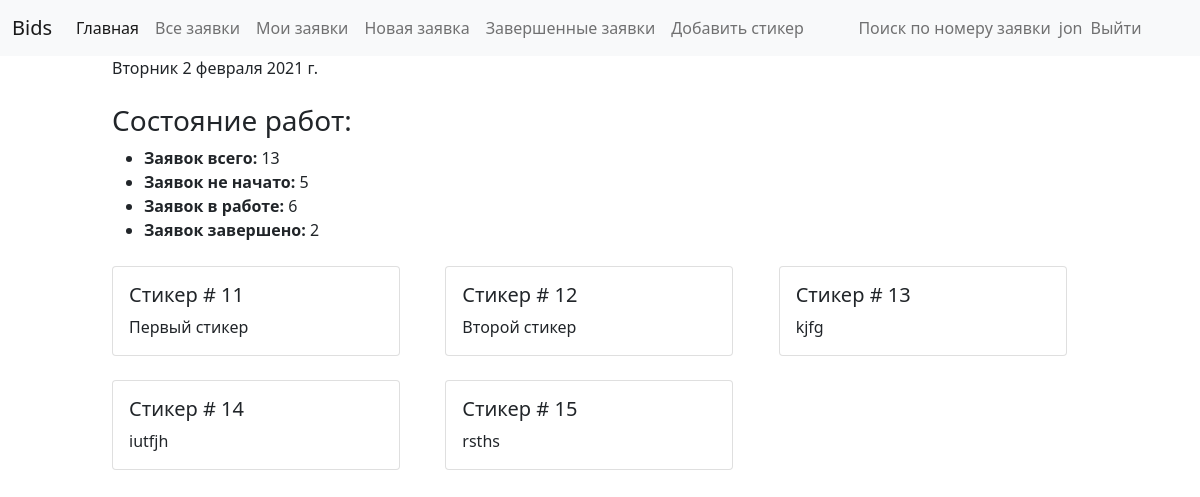
/system/ (signed in), run on the app's committed database.
### system/models.py (models this page shows)
class Sticker(models.Model):
    text = models.CharField(max_length=200, verbose_name="Текст объявления")
    date_creation = models.DateTimeField(null=True, verbose_name="Дата создания")
    STATUS = (
        ('v', 'visible'),
        ('h', 'hidden'),
            )
    status = models.CharField(max_length=1, choices=STATUS, default='v', verbose_name="Статус")
    def __str__(self):
        return self.text
    class Meta:
        verbose_name_plural = "Объявления"
        verbose_name = "Объявление"

### system/views.py (the view)
# urls.py: path('', views.index,  name='index'),
def index(request):
    num_bids=Bid.objects.all().count()
    num_bids_a=Bid.objects.all().filter(status='a').count()
    num_bids_w=Bid.objects.all().filter(status='w').count()
    num_bids_f=Bid.objects.all().filter(status='f').count()
    all_stickers = Sticker.objects.all().filter(status='v')
    return render(
        request,
        'index.html',
        context={'num_bids': num_bids, 'num_bids_a': num_bids_a, 'num_bids_w': num_bids_w, 'num_bids_f': num_bids_f, 'all_stickers': all_stickers},
    )

### system/templates/index.html (shortened to what this page needs)
{% extends "base_generic.html" %}
{% block content %}
<div class="bd-content col-sm-4 my-md-4">
<h3>Состояние работ:</h3>
  <ul>
    <li><strong>Заявок всего:</strong> {{ num_bids }}</li>
    <li><strong>Заявок не начато:</strong> {{ num_bids_a }}</li>
    <li><strong>Заявок в работе:</strong> {{ num_bids_w }}</li>
    <li><strong>Заявок завершено:</strong> {{ num_bids_f }}</li>
  </ul>
</div>
{% if all_stickers %}
<div class="row row-cols-1 row-cols-md-3 g-4">
{% for sticker in all_stickers %}
<div class="col-sm-3">
<div class="card" style="width: 18rem;">
  <div class="card-body">
    <h5 class="card-title">Стикер # {{ sticker.id }}</h5>
    <p class="card-text">{{ sticker }}</p>
  </div>
</div>
</div>
{% endfor %}
</div>
{% else %}
      <p>Объявлений нет.</p>
{% endif %}
{% endblock %}

### system/templates/base_generic.html (shortened to what this page needs)
<!DOCTYPE html>
<html lang="en">
<head>
  <link href="https://cdn.jsdelivr.net/npm/bootstrap@5.0.0-beta1/dist/css/bootstrap.min.css" rel="stylesheet">
{% load django_bootstrap_icons %}{% include_bootstrap_icons %}
  {% load static %}
</head>
<body>
<nav class="navbar navbar-expand-lg navbar-light bg-light" >
  <div class="container-fluid">
    <a class="navbar-brand" href="{% url 'index' %}">Bids</a>
    <div class="collapse navbar-collapse" id="navbarSupportedContent">
      <ul class="navbar-nav me-auto mb-2 mb-lg-0">
        <li class="nav-item">
          <a class="nav-link active" aria-current="page" href="{% url 'index' %}">Главная</a>
        </li>
        <li class="nav-item">
          <a class="nav-link" href="{% url 'bids' %}">Все заявки</a>
        </li>
        {% if user.is_authenticated %}
            <li class="nav-item"><a class="nav-link" href="{% url 'my-bids' %}">Мои заявки</a></li>
            <li class="nav-item"><a class="nav-link" href="{% url 'bid-create' %}">Новая заявка</a></li>
            <li class="nav-item"><a class="nav-link" href="{% url 'bid-archive' %}">Завершенные заявки</a></li>
            <li class="nav-item"><a class="nav-link" href="{% url 'sticker-create' %}">Добавить стикер</a></li>
        {% endif %}
      </ul>
      <ul class="navbar-nav me-auto mb-2 mb-lg-0">
          <li class="nav-item"><a class="nav-link" href="{% url 'bid-search' %}">Поиск по номеру заявки</a></li>
        {% if user.is_authenticated %}
        <span class="navbar-text"> {{ user.get_username }}</span>
        <li class="nav-item"><a class="nav-link" href="{% url 'logout'%}?next={{request.path}}">Выйти</a></li>
        {% else %}
        <li class="nav-item"><a class="nav-link" href="{% url 'login'%}?next={{request.path}}">Войти</a></li>
        {% endif %}
      </ul>
    </div>
  </div>
</nav>
<div class="container-fluid">
<div class="row">
  <div class="col-sm-10 mx-auto">
  {% block content %}{% endblock %}
  </div>
</div>
</div>
</body>
</html>

### data on the page
Sticker: id "11", text "Первый стикер"
Sticker: id "12", text "Второй стикер"
Sticker: id "13", text "kjfg"
Sticker: id "14", text "iutfjh"
Sticker: id "15", text "rsths"

### other printed values
{{ user.get_username }} "jon"
{{ num_bids }} "13"
{{ num_bids_a }} "5"
{{ num_bids_w }} "6"
{{ num_bids_f }} "2"
